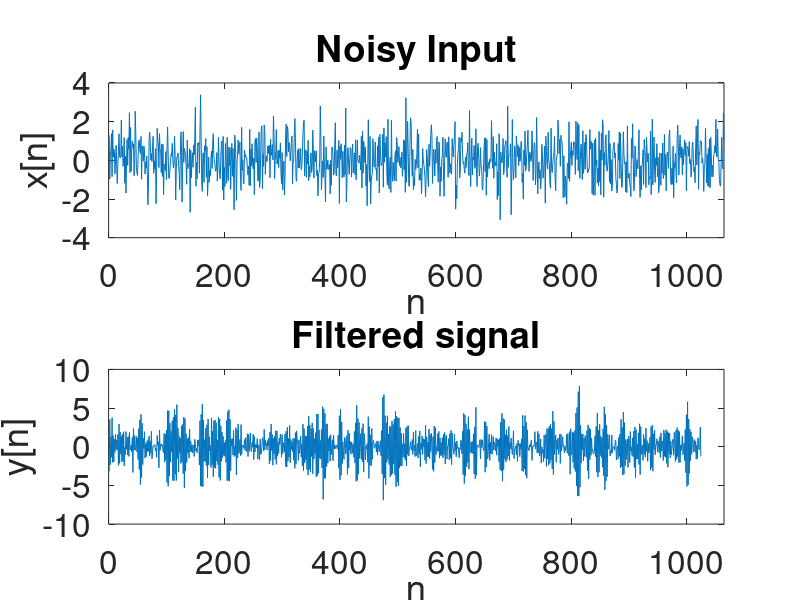

MATLAB code to generate this figure: (Note: this script raises an error after producing the figure.)
clear all

x = randn(1064,1);

b = 1;
a = [1,0.9];

tmp = filter(b, a, x);
y = tmp(41:1064);

figure
subplot(2,1,1)
plot(x)
xlabel('n')
ylabel('x[n]')
title('Noisy Input')
set(gca,'FontSize',24)
xlim([0 1064]);

subplot(2,1,2)
plot(y)
xlabel('n')
ylabel('y[n]')
title('Filtered signal')
set(gca,'FontSize',24)
xlim([0 1064])


%%%%%%%%%%%%%%%%%%%%%%%%%%%%%%%

[h,w] = freqz(b, a, 512);

PGM = pgm(y);
a1 = (0:1023) / 1024;


figure
hold on
plot(w/(2*pi), abs(h).^2, 'LineWidth', 2.5)
plot(a1, PGM,  'LineWidth', 0.8, 'color', 'r')


xlabel('Frequency')
ylabel('magnitude')
legend('$P_Y(f)$', '$\hat{P}_Y(f)$', 'interpreter', 'latex')
title('$P_Y(f)$ and $\hat{P}_Y(f)$ (pgm)', 'interpreter', 'latex')
set(gca,'FontSize',24)
grid on

%%%%%%%%%%%%%%%%%%%%%%%%%%%%% dB plot

PGM1 = 10*log10(PGM);
PSD1 = 10*log10((abs(h).^2));

figure
hold on
plot(w/(2*pi), PSD1, 'LineWidth', 2.5)
plot(a1, PGM1,  'LineWidth', 0.8, 'color', 'r')
%plot(w2/(2*pi), pxx)

xlabel('Frequency')
ylabel('Magnitude (dB)')
legend('$P_Y(f)$', '$\hat{P}_Y(f)$', 'interpreter', 'latex')
title('$P_Y(f)$ and $\hat{P}_Y(f)$ (pgm)', 'interpreter', 'latex')
set(gca,'FontSize',24)
grid on





%%%%%%%%%%%%%%%%%%%%%%%%%%%%%%%%%

figure
[Ry, lags] = xcorr(y, 'unbiased');
plot(lags, Ry)



a1hat = Ry(1025)/Ry(1024)
sigma2x = Ry(1024) - a1hat * Ry(1025)


[MPSD, w3] = freqz(1, [1 -a1hat], 512);

figure
plot(w3/(2*pi), abs(MPSD).^2, 'linewidth', 2)
xlabel('Frequency')
ylabel('magnitude')
title('Model based $P_Y(f)$ estimate', 'interpreter', 'latex')
set(gca,'FontSize',24)
grid on



PSD2 = 10*log10((abs(MPSD).^2));

figure
plot(w3/(2*pi), PSD2, 'linewidth', 2)
xlabel('Frequency')
ylabel('Magnitude (db)')
title('Model based $P_Y(f)$ estimate', 'interpreter', 'latex')
set(gca,'FontSize',24)
grid on












